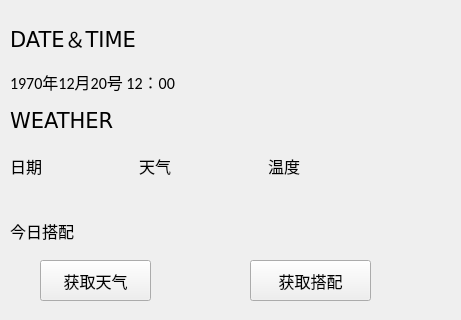
<?xml version="1.0" encoding="UTF-8"?>
<ui version="4.0">
 <class>Form</class>
 <widget class="QWidget" name="Form">
  <property name="geometry">
   <rect>
    <x>0</x>
    <y>0</y>
    <width>461</width>
    <height>320</height>
   </rect>
  </property>
  <property name="windowTitle">
   <string>Form</string>
  </property>
  <widget class="QWidget" name="verticalLayoutWidget">
   <property name="geometry">
    <rect>
     <x>10</x>
     <y>19</y>
     <width>207</width>
     <height>81</height>
    </rect>
   </property>
   <layout class="QVBoxLayout" name="verticalLayout">
    <item>
     <widget class="QLabel" name="Textdate">
      <property name="font">
       <font>
        <family>Verdana</family>
        <pointsize>16</pointsize>
       </font>
      </property>
      <property name="text">
       <string>DATE＆TIME</string>
      </property>
      <property name="textFormat">
       <enum>Qt::AutoText</enum>
      </property>
     </widget>
    </item>
    <item>
     <widget class="QLabel" name="showDate">
      <property name="font">
       <font>
        <family>Calibri</family>
        <pointsize>12</pointsize>
        <weight>50</weight>
        <italic>false</italic>
        <bold>false</bold>
        <kerning>true</kerning>
       </font>
      </property>
      <property name="text">
       <string>1970年12月20号 12：00</string>
      </property>
     </widget>
    </item>
   </layout>
  </widget>
  <widget class="QWidget" name="horizontalLayoutWidget">
   <property name="geometry">
    <rect>
     <x>10</x>
     <y>140</y>
     <width>381</width>
     <height>51</height>
    </rect>
   </property>
   <layout class="QHBoxLayout" name="horizontalLayout">
    <item>
     <widget class="QLabel" name="showRiqi">
      <property name="font">
       <font>
        <family>Calibri</family>
        <pointsize>12</pointsize>
        <weight>50</weight>
        <bold>false</bold>
       </font>
      </property>
      <property name="text">
       <string>日期</string>
      </property>
     </widget>
    </item>
    <item>
     <widget class="QLabel" name="showTianqi">
      <property name="font">
       <font>
        <family>Calibri</family>
        <pointsize>12</pointsize>
        <weight>50</weight>
        <bold>false</bold>
       </font>
      </property>
      <property name="text">
       <string>天气</string>
      </property>
     </widget>
    </item>
    <item>
     <widget class="QLabel" name="showWendu">
      <property name="font">
       <font>
        <family>Calibri</family>
        <pointsize>12</pointsize>
        <weight>50</weight>
        <bold>false</bold>
       </font>
      </property>
      <property name="frameShape">
       <enum>QFrame::NoFrame</enum>
      </property>
      <property name="text">
       <string>温度</string>
      </property>
     </widget>
    </item>
   </layout>
  </widget>
  <widget class="QLabel" name="textWeather">
   <property name="geometry">
    <rect>
     <x>10</x>
     <y>110</y>
     <width>251</width>
     <height>20</height>
    </rect>
   </property>
   <property name="font">
    <font>
     <family>Verdana</family>
     <pointsize>16</pointsize>
    </font>
   </property>
   <property name="text">
    <string>WEATHER</string>
   </property>
  </widget>
  <widget class="QLabel" name="showDapei">
   <property name="geometry">
    <rect>
     <x>10</x>
     <y>220</y>
     <width>321</width>
     <height>21</height>
    </rect>
   </property>
   <property name="font">
    <font>
     <family>黑体</family>
     <pointsize>12</pointsize>
    </font>
   </property>
   <property name="text">
    <string>今日搭配</string>
   </property>
  </widget>
  <widget class="QPushButton" name="btnTianqi">
   <property name="geometry">
    <rect>
     <x>40</x>
     <y>260</y>
     <width>111</width>
     <height>41</height>
    </rect>
   </property>
   <property name="font">
    <font>
     <family>宋体</family>
     <pointsize>12</pointsize>
    </font>
   </property>
   <property name="text">
    <string>获取天气</string>
   </property>
  </widget>
  <widget class="QPushButton" name="btnDapei">
   <property name="geometry">
    <rect>
     <x>250</x>
     <y>260</y>
     <width>121</width>
     <height>41</height>
    </rect>
   </property>
   <property name="font">
    <font>
     <family>宋体</family>
     <pointsize>12</pointsize>
    </font>
   </property>
   <property name="text">
    <string>获取搭配</string>
   </property>
  </widget>
 </widget>
 <resources/>
 <connections/>
</ui>
